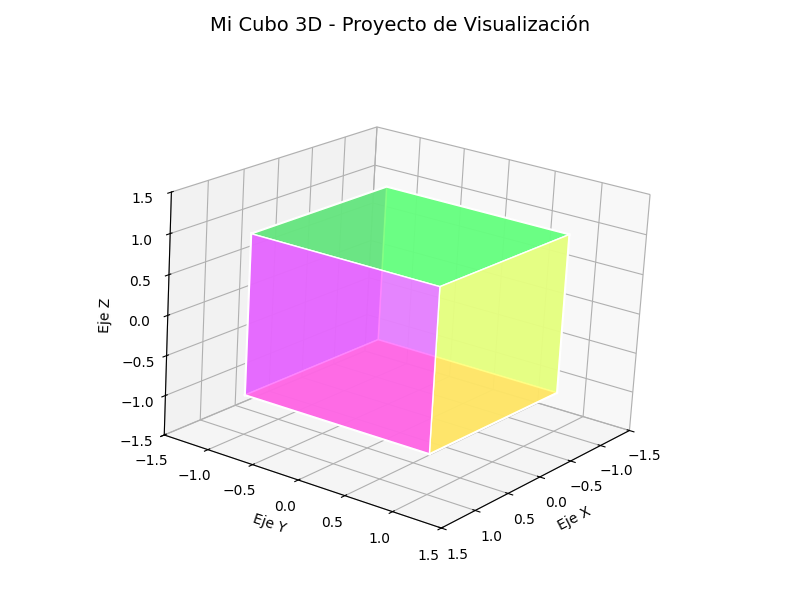

The Python source for this figure:

import matplotlib.pyplot as plt
import numpy as np
from mpl_toolkits.mplot3d.art3d import Poly3DCollection

# Configurar la figura
figura = plt.figure(figsize=(8, 6))
ejes = figura.add_subplot(111, projection='3d')

# Definir los puntos del cubo
puntos = np.array([
    [-1, -1, -1], [1, -1, -1], [1, 1, -1], [-1, 1, -1],  # base
    [-1, -1, 1], [1, -1, 1], [1, 1, 1], [-1, 1, 1]       # parte superior
])

# Conectar los puntos para formar las aristas 
color_aristas = 'white'  

# Cara inferior
ejes.plot([puntos[0][0], puntos[1][0]], [puntos[0][1], puntos[1][1]], [puntos[0][2], puntos[1][2]], color=color_aristas, linewidth=2)
ejes.plot([puntos[1][0], puntos[2][0]], [puntos[1][1], puntos[2][1]], [puntos[1][2], puntos[2][2]], color=color_aristas, linewidth=2)
ejes.plot([puntos[2][0], puntos[3][0]], [puntos[2][1], puntos[3][1]], [puntos[2][2], puntos[3][2]], color=color_aristas, linewidth=2)
ejes.plot([puntos[3][0], puntos[0][0]], [puntos[3][1], puntos[0][1]], [puntos[3][2], puntos[0][2]], color=color_aristas, linewidth=2)

# Cara superior
ejes.plot([puntos[4][0], puntos[5][0]], [puntos[4][1], puntos[5][1]], [puntos[4][2], puntos[5][2]], color=color_aristas, linewidth=2)
ejes.plot([puntos[5][0], puntos[6][0]], [puntos[5][1], puntos[6][1]], [puntos[5][2], puntos[6][2]], color=color_aristas, linewidth=2)
ejes.plot([puntos[6][0], puntos[7][0]], [puntos[6][1], puntos[7][1]], [puntos[6][2], puntos[7][2]], color=color_aristas, linewidth=2)
ejes.plot([puntos[7][0], puntos[4][0]], [puntos[7][1], puntos[4][1]], [puntos[7][2], puntos[4][2]], color=color_aristas, linewidth=2)

# Aristas verticales
ejes.plot([puntos[0][0], puntos[4][0]], [puntos[0][1], puntos[4][1]], [puntos[0][2], puntos[4][2]], color=color_aristas, linewidth=2)
ejes.plot([puntos[1][0], puntos[5][0]], [puntos[1][1], puntos[5][1]], [puntos[1][2], puntos[5][2]], color=color_aristas, linewidth=2)
ejes.plot([puntos[2][0], puntos[6][0]], [puntos[2][1], puntos[6][1]], [puntos[2][2], puntos[6][2]], color=color_aristas, linewidth=2)
ejes.plot([puntos[3][0], puntos[7][0]], [puntos[3][1], puntos[7][1]], [puntos[3][2], puntos[7][2]], color=color_aristas, linewidth=2)

# Añadir caras con colores más similares a la referencia
caras = [
    [puntos[0], puntos[1], puntos[2], puntos[3]],  # base
    [puntos[4], puntos[5], puntos[6], puntos[7]],  # superior
    [puntos[0], puntos[1], puntos[5], puntos[4]],  # frontal
    [puntos[2], puntos[3], puntos[7], puntos[6]],  # trasera
    [puntos[1], puntos[2], puntos[6], puntos[5]],  # derecha
    [puntos[0], puntos[3], puntos[7], puntos[4]]   # izquierda
]


colores = [
    '#FF6666',  # Rojo claro
    '#66FF66',  # Verde claro
    '#6666FF',  # Azul claro
    '#FFFF66',  # Amarillo
    '#FF66FF',  # Rosa
    '#66FFFF'   # Cian
]

# Crear la colección de polígonos 3D con transparencia reducida
coleccion_caras = Poly3DCollection(caras, alpha=0.8, linewidths=1, edgecolors=color_aristas)
coleccion_caras.set_facecolor(colores)

# Añadir la colección al gráfico
ejes.add_collection3d(coleccion_caras)

# Configurar los ejes 
ejes.set_xlim([-1.5, 1.5])
ejes.set_ylim([-1.5, 1.5])
ejes.set_zlim([-1.5, 1.5])

# Etiquetas de ejes 
ejes.set_xlabel('Eje X')
ejes.set_ylabel('Eje Y')
ejes.set_zlabel('Eje Z')

# Título
plt.title('Mi Cubo 3D - Proyecto de Visualización', fontsize=14, pad=20)

# Ajustar la vista
ejes.view_init(elev=20, azim=35)

# Mostrar la figura
plt.tight_layout()
plt.show()
